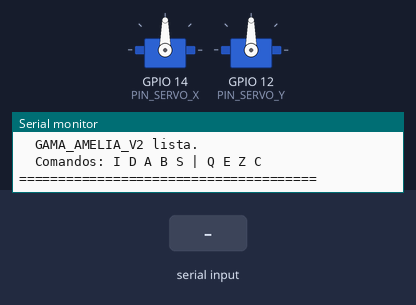
Simulated run of this sketch. Board: ESP32. Shown: 2 × servo, the last lines printed to the serial monitor. The test bench sets the inputs (shaded band). Nothing arrives over Bluetooth unless stated.

Above: at 1.8 s.
1.9 s: "I" received over the second serial link
At 3.0 s:
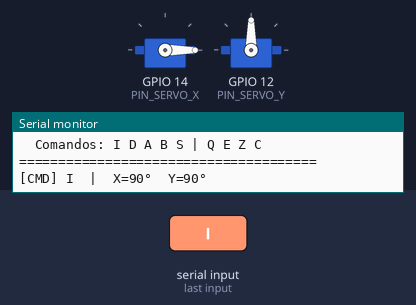
4.0 s: "D" received over the second serial link
At 6.6 s:
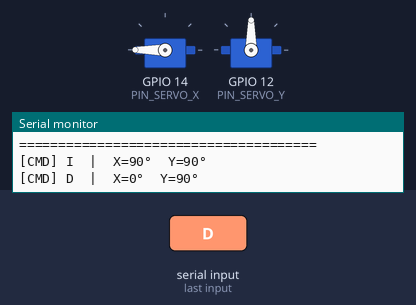
7.0 s: "A" received over the second serial link
At 8.2 s:
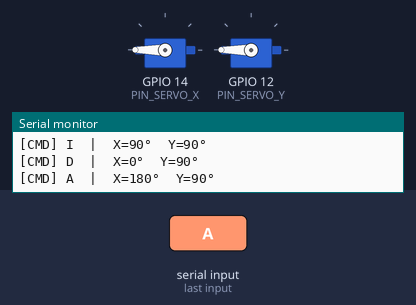
9.1 s: "B" received over the second serial link
At 10.8 s:
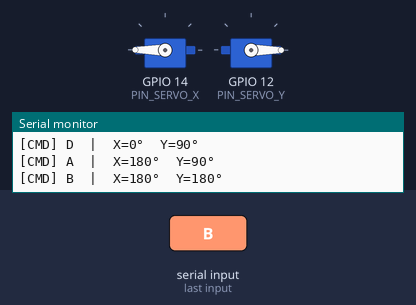
12.1 s: "Q" received over the second serial link
At 13.9 s:
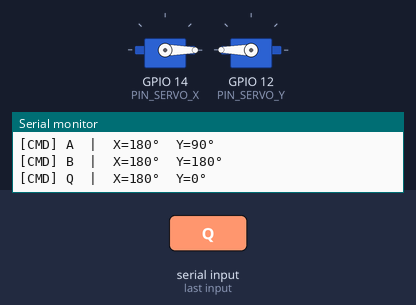
15.1 s: "E" received over the second serial link
At 15.56 s:
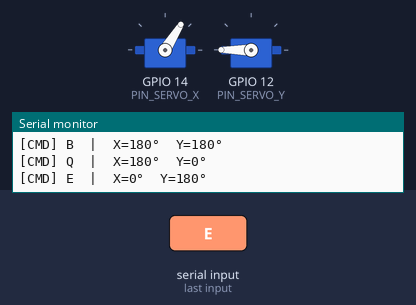
Timing chart, 0 to 18.1 s (numbered marks = the images above; inputs shaded):
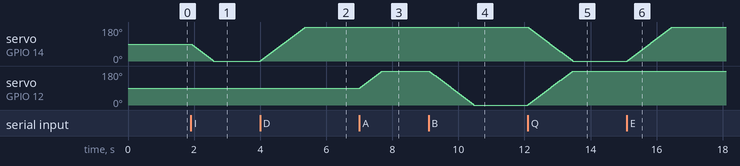

Measured:
- after the input at 1.9 s, servo on GPIO 14 (PIN_SERVO_X): moves from 90° to 0° over 0.67 s, starting at once
- after the input at 4.0 s, servo on GPIO 14 (PIN_SERVO_X): moves from 0° to 180° over 1.4 s, starting at once
- after the input at 7.0 s, servo on GPIO 12 (PIN_SERVO_Y): moves from 90° to 180° over 0.67 s, starting at once
- after the input at 9.1 s, servo on GPIO 12 (PIN_SERVO_Y): moves from 180° to 0° over 1.4 s, starting at once
- after the input at 12.1 s, servo on GPIO 14 (PIN_SERVO_X): moves from 180° to 0° over 1.4 s, starting at once; servo on GPIO 12 (PIN_SERVO_Y): moves from 0° to 180° over 1.4 s, starting at once
- after the input at 15.1 s, servo on GPIO 14 (PIN_SERVO_X): moves from 0° to 180° over 1.4 s, starting at once

The sketch:

GAMA_AMELIA_V2.ino
```cpp
// ============================================================
//  GAMA_AMELIA_V2 — Control Dual de Servos vía Bluetooth
//  Ejes X (Izquierda/Derecha) y Y (Arriba/Abajo)
//  Comandos: I=Izq, D=Der, A=Arriba, B=Abajo, S=Stop
//  Combinados: Q=Arr-Izq, E=Arr-Der, Z=Abj-Izq, C=Abj-Der
// ============================================================

#include "BluetoothSerial.h"
#include <ESP32Servo.h>

// --- INSTANCIAS ---
BluetoothSerial SerialBT;
Servo servoX;
Servo servoY;

// --- PINES ---
const int PIN_SERVO_X = 14;
const int PIN_SERVO_Y = 12;

// --- LÍMITES Y VELOCIDAD ---
const int ANGULO_CENTRO = 90;
const int ANGULO_MIN    = 0;
const int ANGULO_MAX    = 180;

// Velocidad balanceada: 2° por ciclo a 15ms = ~4.5s de extremo a extremo
const int  PASO_GIRO      = 2;
const int  PASO_RETORNO   = 1;
const int  DELAY_CICLO    = 15;   // ms por iteración del loop
const int  DELAY_RETORNO  = 12;   // ms entre pasos del retorno suave

// --- TEMPORIZADOR DE INACTIVIDAD ---
const unsigned long TIEMPO_RETORNO_MS = 10000; // 10 s sin movimiento → centrar
unsigned long tiempoUltimoMovimiento  = 0;

// --- ESTADO GLOBAL ---
int  anguloX        = ANGULO_CENTRO;
int  anguloY        = ANGULO_CENTRO;
char comandoActual  = 'S';
bool clienteConectado = false;

// ============================================================
//  FUNCIÓN: moverEje
//  Mueve un servo un paso en la dirección indicada.
//  delta: +PASO_GIRO o -PASO_GIRO
//  Devuelve true si hubo movimiento real.
// ============================================================
bool moverEje(Servo& servo, int pin, int& angulo, int delta) {
  int nuevo = constrain(angulo + delta, ANGULO_MIN, ANGULO_MAX);
  if (nuevo == angulo) return false;          // ya en el límite

  if (!servo.attached()) {
    servo.setPeriodHertz(50);
    servo.attach(pin, 500, 2400);
  }
  angulo = nuevo;
  servo.write(angulo);
  return true;
}

// ============================================================
//  FUNCIÓN: retornarAlCentro
//  Lleva ambos ejes suavemente a 90° y apaga los motores.
// ============================================================
void retornarAlCentro() {
  if (anguloX == ANGULO_CENTRO && anguloY == ANGULO_CENTRO) return;

  Serial.println("[Protocolo] Retornando ambos ejes al centro...");

  if (!servoX.attached()) { servoX.setPeriodHertz(50); servoX.attach(PIN_SERVO_X, 500, 2400); }
  if (!servoY.attached()) { servoY.setPeriodHertz(50); servoY.attach(PIN_SERVO_Y, 500, 2400); }

  while (anguloX != ANGULO_CENTRO || anguloY != ANGULO_CENTRO) {
    if      (anguloX > ANGULO_CENTRO) anguloX -= PASO_RETORNO;
    else if (anguloX < ANGULO_CENTRO) anguloX += PASO_RETORNO;

    if      (anguloY > ANGULO_CENTRO) anguloY -= PASO_RETORNO;
    else if (anguloY < ANGULO_CENTRO) anguloY += PASO_RETORNO;

    servoX.write(anguloX);
    servoY.write(anguloY);
    delay(DELAY_RETORNO);
  }

  delay(150);
  servoX.detach();
  servoY.detach();

  Serial.println("[OK] Centro asegurado. Motores apagados.");
  Serial.printf("     X=%d°  Y=%d°\n", anguloX, anguloY);

  comandoActual        = 'S';
  tiempoUltimoMovimiento = millis();
}

// ============================================================
//  SETUP
// ============================================================
void setup() {
  Serial.begin(115200);
  SerialBT.begin("GAMA_AMELIA_V2");

  // Posición inicial: centro
  servoX.setPeriodHertz(50);
  servoX.attach(PIN_SERVO_X, 500, 2400);
  servoX.write(anguloX);

  servoY.setPeriodHertz(50);
  servoY.attach(PIN_SERVO_Y, 500, 2400);
  servoY.write(anguloY);

  delay(600);
  servoX.detach();
  servoY.detach();

  Serial.println("======================================");
  Serial.println("  GAMA_AMELIA_V2 lista.");
  Serial.println("  Comandos: I D A B S | Q E Z C");
  Serial.println("======================================");
}

// ============================================================
//  LOOP PRINCIPAL
// ============================================================
void loop() {

  // ── 1. FAILSAFE DE CONEXIÓN ──────────────────────────────
  bool conexionActual = SerialBT.hasClient();
  if (!conexionActual && clienteConectado) {
    Serial.println("[ALERTA] Conexión perdida. Centrando ejes...");
    retornarAlCentro();
  }
  clienteConectado = conexionActual;

  // ── 2. LECTURA DE COMANDOS ───────────────────────────────
  if (SerialBT.available()) {
    char c = (char)SerialBT.read();

    // Comandos válidos (ejes individuales + diagonales + stop)
    const char* validos = "IDABSQEZCidasqezc";
    bool esValido = false;
    for (int i = 0; validos[i] != '\0'; i++) {
      if (c == validos[i]) { esValido = true; break; }
    }

    if (esValido) {
      comandoActual = toupper(c);          // normalizar a mayúscula
      if (comandoActual != 'S') {
        tiempoUltimoMovimiento = millis();
      }
      Serial.printf("[CMD] %c  |  X=%d°  Y=%d°\n", comandoActual, anguloX, anguloY);
    }
  }

  // ── 3. EJECUCIÓN DE MOVIMIENTO ───────────────────────────
  if (clienteConectado) {

    bool movio = false;

    switch (comandoActual) {

      // --- Eje X ---
      case 'I': movio = moverEje(servoX, PIN_SERVO_X, anguloX, -PASO_GIRO); break;
      case 'D': movio = moverEje(servoX, PIN_SERVO_X, anguloX, +PASO_GIRO); break;

      // --- Eje Y ---
      case 'A': movio = moverEje(servoY, PIN_SERVO_Y, anguloY, +PASO_GIRO); break;
      case 'B': movio = moverEje(servoY, PIN_SERVO_Y, anguloY, -PASO_GIRO); break;

      // --- Diagonales (ambos ejes simultáneos) ---
      case 'Q': // Arriba-Izquierda
        movio  = moverEje(servoX, PIN_SERVO_X, anguloX, -PASO_GIRO);
        movio |= moverEje(servoY, PIN_SERVO_Y, anguloY, +PASO_GIRO);
        break;
      case 'E': // Arriba-Derecha
        movio  = moverEje(servoX, PIN_SERVO_X, anguloX, +PASO_GIRO);
        movio |= moverEje(servoY, PIN_SERVO_Y, anguloY, +PASO_GIRO);
        break;
      case 'Z': // Abajo-Izquierda
        movio  = moverEje(servoX, PIN_SERVO_X, anguloX, -PASO_GIRO);
        movio |= moverEje(servoY, PIN_SERVO_Y, anguloY, -PASO_GIRO);
        break;
      case 'C': // Abajo-Derecha
        movio  = moverEje(servoX, PIN_SERVO_X, anguloX, +PASO_GIRO);
        movio |= moverEje(servoY, PIN_SERVO_Y, anguloY, -PASO_GIRO);
        break;

      // --- Stop + auto-centrado por inactividad ---
      case 'S':
        if (servoX.attached()) servoX.detach();
        if (servoY.attached()) servoY.detach();

        if ((anguloX != ANGULO_CENTRO || anguloY != ANGULO_CENTRO) &&
            (millis() - tiempoUltimoMovimiento >= TIEMPO_RETORNO_MS)) {
          Serial.println("[Auto] 10 s de inactividad. Centrando...");
          retornarAlCentro();
        }
        break;
    }

    // Actualizar timestamp si hubo movimiento real
    if (movio) tiempoUltimoMovimiento = millis();
  }

  delay(DELAY_CICLO);
}
```
